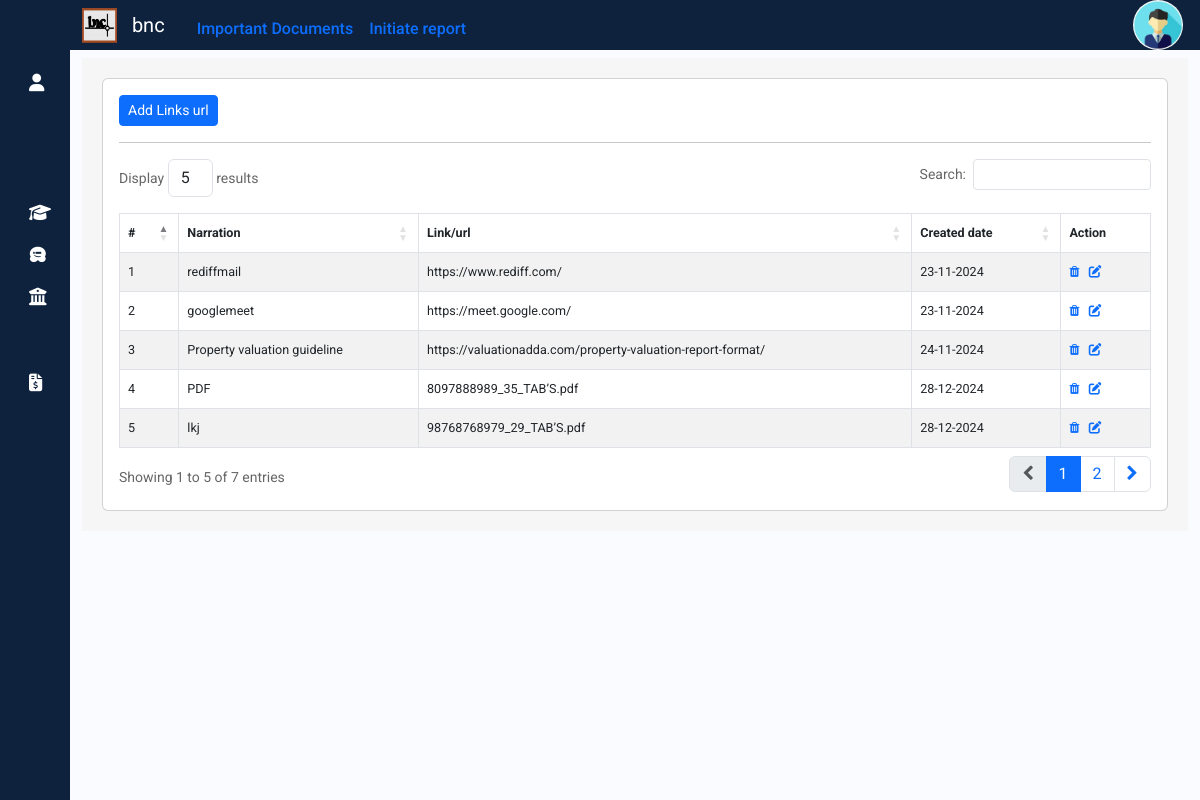
Screenshot of /propval/impdoc with the database file from the repository.
### propval/models.py (models this page shows)
class Impdoc(models.Model):
    narration=models.CharField(max_length=200,null=True)
    linkurl=models.CharField(max_length=200,null=True)
    pdf_file = models.FileField(upload_to='impdocpdfs/',null=True, blank=True)
    userdetails = models.ForeignKey(UserDetails, on_delete=models.DO_NOTHING,null=True)
    active = models.BooleanField(default=True)
    timestamp = models.DateTimeField(auto_now_add=True)

### propval/views.py (the view, shortened to what this page needs)
# urls.py: path('impdoc',views.impdoc,name='impdoc'),
def impdoc(request):
    context = {
        'api_base_url': settings.API_BASE_URL,
    }
    try:
        impdocs = Impdoc.objects.all()
        if not impdocs.exists():  # Check if there are any records
            print("No records found.")
    except Exception as e:
        impdocs=[]
        print(f"An error occurred: {e}")
    return render(request, 'impdoc.html', {'impdocs': impdocs,'context': context})

### templates/impdoc.html (shortened to what this page needs)
{% extends "sidebar.html" %}
{% load static %}
{% block content %}
<div class="container-fluid my-2" >
  <div class="container" style="display:block; background-color:#f6f6f6; padding:20px 20px 20px;">
    <div class="row">
      <div class="col-md-12">
        <div class="card">
          <div class="card-body">
            <a class="btn btn-primary btn-sm" id="impdocaddbtn" onclick="addimpdoc()">Add Links url</a>
            <hr>
            <table id="impdoctable" class="table table-hover table-striped table-bordered" style="font-size: 90%;">
              <thead>
                <tr>
                  <th scope="col">#</th>
                  <th scope="col">Narration</th>
                  <th scope="col">Link/url</th>
                  <th scope="col">Created date</th>
                  <th scope="col">Action </th>
                </tr>
              </thead>
              <tbody>
                {% for recrep in impdocs %}
                  <tr id="imp{{recrep.id}}" >
                  <td  scope="row">{{forloop.counter}}</td>
                  <td id="docnarration" class="docnarration" >{{recrep.narration}}</td>
                  <td id="doclink" class="doclink" >{{recrep.linkurl}}</td>
                  <td  >{{recrep.timestamp|date:"d-m-Y"}}</td>
                  <td><a class="impdocdelete" data-url="{% url 'impdocdelete' recrep.id %}" href="" title="Delete">
                    <i class="fa fa-trash" aria-hidden="true"></i></a>&nbsp;&nbsp;
                    <a type="button"  class="edit-btn" title="Edit" id="" >
                      <i class="fas fa-edit action-icon " ></i>
                    </a>&nbsp;&nbsp;
                  </td>
                  </tr>
                {% endfor %}
              </tbody>
            </table>
          </div>
        </div>
      </div>
    </div>
  </div>
</div>
{% endblock %}

### propval/static/css/sidebarstyle.css (style rules this page uses)
a { text-decoration: none; }
body { font-family: 'Poppins', sans-serif; }

### reception/static/css/formstyle.css (style rules this page uses)
html, body { min-height: 100%; }
body, div, form, input, select, textarea, p { padding: 0; margin: 0; outline: none; font-family: Roboto, Arial, sans-serif; font-size: 14px; color: #666; line-height: 22px; }

### rows the page displays
Impdoc: narration "rediffmail", linkurl "https://www.rediff.com/", timestamp "23-11-2024"
Impdoc: narration "googlemeet", linkurl "https://meet.google.com/", timestamp "23-11-2024"
Impdoc: narration "Property valuation guideline", linkurl "https://valuationadda.com/property-valuation-report-format/", timestamp "24-11-2024"
Impdoc: narration "PDF", linkurl "8097888989_35_TAB’S.pdf", timestamp "28-12-2024"
Impdoc: narration "lkj", linkurl "98768768979_29_TAB’S.pdf", timestamp "28-12-2024"
